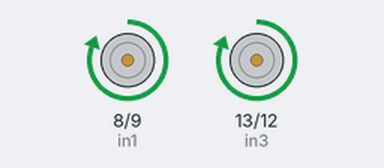
Bench run of a sketch on a simulated Arduino Uno, built with avr-gcc and run on an emulated ATmega328P. Parts: motor-driver pin pairs drawn as motors (green arrow = first pin HIGH = forward, orange = second pin HIGH = backward, longer = more drive, scaled by the enable pin).

Above: at 1.5 s.
At 4.5 s:
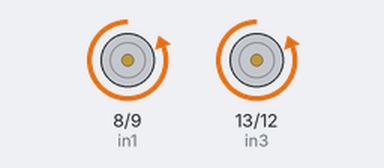
At 6.5 s:
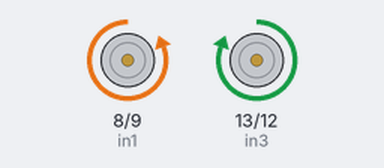
At 8.5 s:
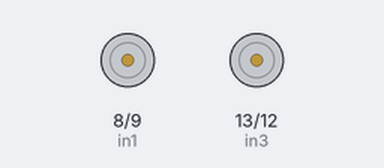
Timing chart, 0 to 11.7 s (numbered marks = the images above):
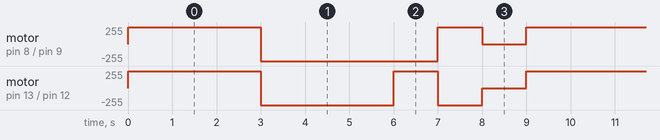

Measured:
- by itself, motor on pin 8 (in1) / pin 9 (in2): repeats every 9.0 s: backward 255/255 4.0 s, forward 255/255 1.0 s, stopped 1.0 s, forward 255/255 3.0 s
- by itself, motor on pin 13 (in3) / pin 12 (in4): repeats every 9.0 s: backward 255/255 3.0 s, forward 255/255 1.0 s, backward 255/255 1.0 s, stopped 1.0 s, forward 255/255 3.0 s

The sketch:

L298N.ino
```cpp
void forwardfx(){
  //----forward
  //motor1 clockwise/anticlockwise
  digitalWrite(8, HIGH);
  digitalWrite(9,LOW);
  analogWrite(10, 255);
  //motor2 clockwise/anticlockwise
  digitalWrite(13, HIGH);
  digitalWrite(12,LOW);
  analogWrite(11, 255);

}

void backwardsfx(){
//----backwards
  //motor1 anticlockwise/clockwise
  digitalWrite(8, LOW);
  digitalWrite(9,HIGH);
  analogWrite(10, 255);
  //motor2 anticlockwise/clockwise
  digitalWrite(13, LOW);
  digitalWrite(12,HIGH);
  analogWrite(11, 255);
}

void rightfx(){
  //----right
  //motor1 anticlockwise/clockwise
  digitalWrite(8, LOW);
  digitalWrite(9,HIGH);
  analogWrite(10, 255);
  //motor2 anticlockwise/clockwise
  digitalWrite(13, HIGH);
  digitalWrite(12,LOW);
  analogWrite(11, 255);
}

void leftfx(){
  //----left
  //motor1 anticlockwise/clockwise
  digitalWrite(8, HIGH);
  digitalWrite(9,LOW);
  analogWrite(10, 255);
  //motor2 anticlockwise/clockwise
  digitalWrite(13, LOW);
  digitalWrite(12,HIGH);
  analogWrite(11, 255);
}

void stopfx(){
  //----stop
  //motor1 stop
  digitalWrite(8, LOW);
  digitalWrite(9,HIGH);
  analogWrite(10, 0);
  //motor2 stop
  digitalWrite(13, LOW);
  digitalWrite(12,HIGH);
  analogWrite(11, 0);
}

void setup() {
  pinMode(8, OUTPUT);   //in1
  pinMode(9, OUTPUT);   //in2
  pinMode(10, OUTPUT);   //enA
  pinMode(11, OUTPUT);   //enB
  pinMode(13, OUTPUT);   //in3
  pinMode(12, OUTPUT);   //in4
}

void loop() {
  forwardfx();
  delay(3000);          //motor1 and motor2 moves forward for 3s
  backwardsfx();
  delay(3000);          //motor1 and motor2 moves backwards for 3s
  rightfx();
  delay(1000);          //motor1 and motor2 turns right for 1s
  leftfx();
  delay(1000);          //motor1 and motor2 turns left for 1s
  stopfx();
  delay(1000);          //motor1 and motor2 stops for 1s
}
```
